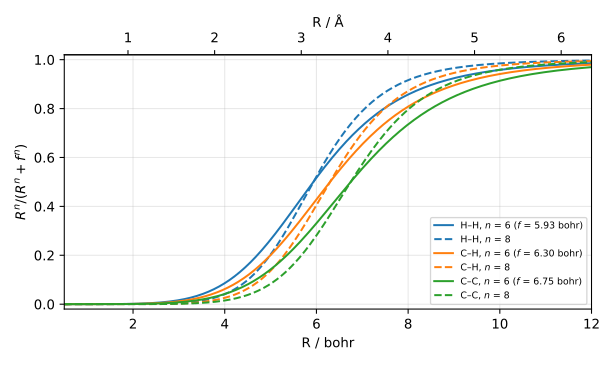

Source code (Python):
"""Figure 25.1: Becke-Johnson damping of the D3 two-body term.

Analytic only (no ferric run). For an element pair the BJ radius is
R0 = sqrt(3 q_AB), q_AB = sqrt(Q_A Q_B), Q_A = sqrt(Z_A) <r^4>/<r^2>_A / 2
(ferric-d3 lib.rs sqrt_q, with <r^4>/<r^2> read from the committed table
R4R2 in crates/ferric-d3/src/tables.rs), and f = a1 R0 + a2 with the PBE
parameters of crates/ferric-d3/src/params.rs (a1 = 0.4289, a2 = 4.4407 Bohr).
The plot shows the damped multipliers R^n / (R^n + f^n), n = 6 and 8, that
turn the bare C6/R^6 and C8/R^8 into the BJ energy, for H-H, C-C and C-H.

Writes bj_damping.svg next to this file.
Run: python book/src/figures/25-dispersion/bj_damping.py
"""
# SPDX-License-Identifier: MIT OR Apache-2.0

import re
from math import sqrt
from pathlib import Path

import matplotlib

matplotlib.use("svg")
import matplotlib.pyplot as plt  # noqa: E402

plt.rcParams["svg.hashsalt"] = "ferric-book"

ROOT = Path(__file__).resolve().parents[4]
TABLES = ROOT / "crates" / "ferric-d3" / "src" / "tables.rs"
A1, A2 = 0.4289, 4.4407  # PBE row of params.rs
BOHR_PER_ANG = 1.0 / 0.529177210903


def r4r2() -> list[float]:
    src = TABLES.read_text()
    body = re.search(r"pub static R4R2: \[f64; 118\] = \[(.*?)\];", src, re.S)
    return [float(v) for v in re.findall(r"[-+]?\d+\.\d*(?:e[-+]?\d+)?", body.group(1))]


def damping_radius(za: int, zb: int, table: list[float]) -> float:
    qa = 0.5 * table[za - 1] * sqrt(za)
    qb = 0.5 * table[zb - 1] * sqrt(zb)
    return A1 * sqrt(3.0 * sqrt(qa * qb)) + A2


def main() -> None:
    table = r4r2()
    rs = [0.5 + 11.5 * k / 600 for k in range(601)]  # Bohr
    fig, ax = plt.subplots(figsize=(6.4, 3.8))
    for (za, zb, name), color in zip(
        [(1, 1, "H–H"), (6, 1, "C–H"), (6, 6, "C–C")], ["C0", "C1", "C2"]
    ):
        f = damping_radius(za, zb, table)
        ax.plot(
            rs,
            [r**6 / (r**6 + f**6) for r in rs],
            color=color,
            label=f"{name}, $n$ = 6 ($f$ = {f:.2f} bohr)",
        )
        ax.plot(
            rs,
            [r**8 / (r**8 + f**8) for r in rs],
            "--",
            color=color,
            label=f"{name}, $n$ = 8",
        )
    ax.set_xlabel("R / bohr")
    ax.set_ylabel(r"$R^n/(R^n + f^n)$")
    ax.set_xlim(0.5, 12.0)
    ax.set_ylim(-0.02, 1.02)
    secax = ax.secondary_xaxis(
        "top", functions=(lambda b: b / BOHR_PER_ANG, lambda a: a * BOHR_PER_ANG)
    )
    secax.set_xlabel("R / Å")
    ax.grid(alpha=0.3)
    ax.legend(fontsize=7, loc="lower right")
    fig.tight_layout()
    out = Path(__file__).with_suffix(".svg")
    fig.savefig(out, metadata={"Date": None, "Title": "bj_damping (analytic, PBE)"})


if __name__ == "__main__":
    main()
